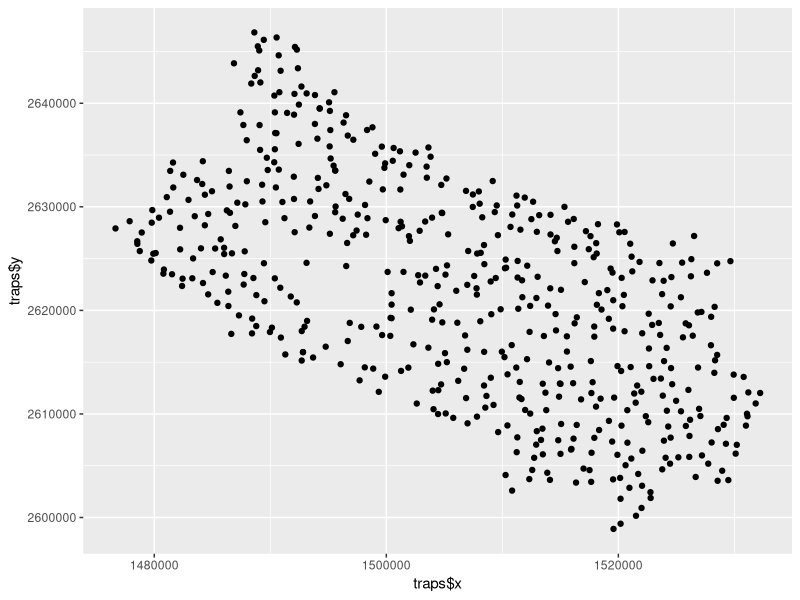

R code for this plot:
setwd("C:/Users/Alex/Dropbox/R Folder/PhD/Spatial/CR Model/Data/New data")

traps <- read.csv(file = "traps.csv")
tiger <- read.csv(file = "tiger.csv")
leopards <- read.csv(file = "leopards.csv")

tiger <- tiger[!duplicated(tiger),]
leopards <- leopards[!duplicated(leopards),]

library(ggplot2)


ggplot(data = NULL, aes(x = traps$x, y = traps$y)) + geom_point()


all_leopards <- unique(leopards$leopard_id)
CH_leopards <- matrix(0, nrow = length(all_leopards), ncol = nrow(traps))
rownames(CH_leopards) <- all_leopards
colnames(CH_leopards) <- traps$trapid
for (i in 1:nrow(leopards)) {
  index_trap <- which(colnames(CH_leopards) == leopards$trapid[i])
  index_individual <- which(rownames(CH_leopards) == leopards$leopard_id[i])
  CH_leopards[index_individual, index_trap] <- CH_leopards[index_individual, index_trap] + 1
  print(paste0(index_individual," - ",index_trap))
}


all_tigers <- unique(tiger$tigerid)
CH_tigers <- matrix(0, nrow = length(all_tigers), ncol = nrow(traps))
rownames(CH_tigers) <- all_tigers
colnames(CH_tigers) <- traps$trapid
for (i in 1:nrow(tiger)) {
  index_trap <- which(colnames(CH_tigers) == tiger$trapid[i])
  index_individual <- which(rownames(CH_tigers) == tiger$tigerid[i])
  CH_tigers[index_individual, index_trap] <- CH_tigers[index_individual, index_trap] + 1
  print(paste0(index_individual," - ",index_trap))
}

S_usage <- apply(traps[,-(1:3)], 1, sum)

table(apply(CH_leopards, 1, sum))
table(apply(CH_tigers, 1, sum))

# save(CH_leopards, CH_tigers, traps, S_usage, file = "yad_data_new.rda")

